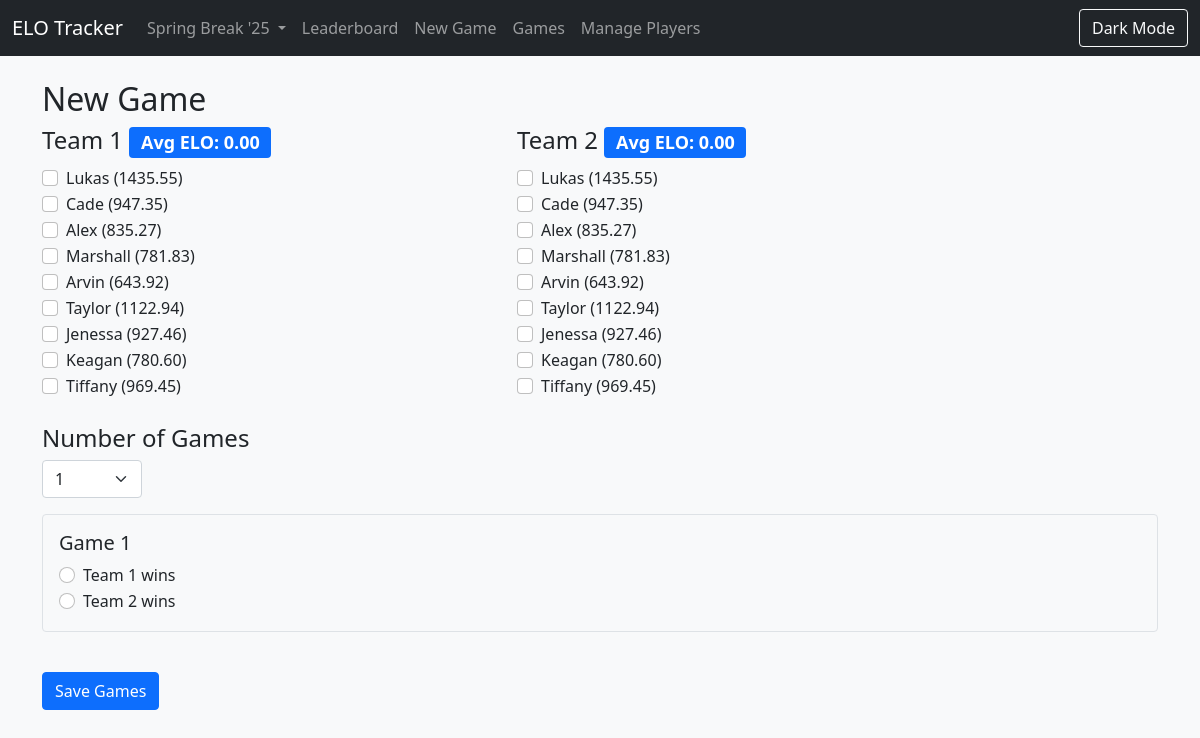
Page /new_game on the committed database.
### models.py (models this page shows)
class Series(db.Model):
    id = db.Column(db.Integer, primary_key=True)
    name = db.Column(db.String(80), nullable=False)
    description = db.Column(db.String(200))
    created_at = db.Column(db.DateTime, default=datetime.utcnow)
    players = db.relationship('Player', backref='series', lazy=True, cascade="all, delete-orphan")
    games = db.relationship('Game', backref='series', lazy=True, cascade="all, delete-orphan")

class Player(db.Model):
    id = db.Column(db.Integer, primary_key=True)
    name = db.Column(db.String(80), nullable=False)
    elo = db.Column(db.Float, default=1000)
    starting_elo = db.Column(db.Float, default=1000)
    series_id = db.Column(db.Integer, db.ForeignKey('series.id'), nullable=False)
    __table_args__ = (db.UniqueConstraint('name', 'series_id', name='unique_player_per_series'),)

### app.py (the view, shortened to what this page needs)
@app.route('/new_game', methods=['GET', 'POST'])
def new_game():
    series_id = session.get('current_series_id')
    current_series = Series.query.get(series_id)
    players = Player.query.filter_by(series_id=series_id).all()
    all_series = Series.query.all()
    return render_template('new_game.html',
                          players=players,
                          current_series=current_series,
                          all_series=all_series)

### app.py (called while the page is built)
@app.before_request
def ensure_series_selected():
    if request.endpoint in ['static']:
        return
    if Series.query.count() == 0:
        default_series = Series(name="Default Series", description="Initial ranking series")
        db.session.add(default_series)
        db.session.commit()
    if 'current_series_id' not in session:
        default_series = Series.query.first()
        session['current_series_id'] = default_series.id

### templates/new_game.html (shortened to what this page needs)
{% extends "base.html" %}
{% block content %}
<h2>New Game</h2>
<form method="POST">
    <div class="row">
        <div class="col-md-5">
            <h4>Team 1 <span class="badge bg-primary" id="team1-avg-elo">Avg ELO: 0</span></h4>
            {% for player in players %}
            <div class="form-check">
                <input class="form-check-input team-selector" type="checkbox" name="team1" value="{{ player.id }}"
                       id="team1_{{ player.id }}" data-player-elo="{{ player.elo }}" data-team="1">
                <label class="form-check-label" for="team1_{{ player.id }}">
                    {{ player.name }} ({{ "%.2f"|format(player.elo) }})
                </label>
            </div>
            {% endfor %}
        </div>
        <div class="col-md-5">
            <h4>Team 2 <span class="badge bg-primary" id="team2-avg-elo">Avg ELO: 0</span></h4>
            {% for player in players %}
            <div class="form-check">
                <input class="form-check-input team-selector" type="checkbox" name="team2" value="{{ player.id }}"
                       id="team2_{{ player.id }}" data-player-elo="{{ player.elo }}" data-team="2">
                <label class="form-check-label" for="team2_{{ player.id }}">
                    {{ player.name }} ({{ "%.2f"|format(player.elo) }})
                </label>
            </div>
            {% endfor %}
        </div>
    </div>
    <div class="mt-4">
        <h4>Number of Games</h4>
        <select id="game-count" name="game_count" class="form-select mb-3" style="max-width: 100px;">
            <option value="1">1</option>
        </select>
        <div id="games-container">
        </div>
    </div>
    <button type="submit" class="btn btn-primary mt-4">Save Games</button>
</form>
{% endblock %}

### templates/base.html (shortened to what this page needs)
<!DOCTYPE html>
<html>
<head>
    <link href="https://cdn.jsdelivr.net/npm/bootstrap@5.1.3/dist/css/bootstrap.min.css" rel="stylesheet">
    <link rel="stylesheet" href="https://cdn.jsdelivr.net/npm/bootstrap-icons@1.8.0/font/bootstrap-icons.css">
    <link rel="stylesheet" href="https://code.jquery.com/ui/1.13.1/themes/base/jquery-ui.css">
</head>
<body class="light-mode">
    <nav class="navbar navbar-expand-lg navbar-dark bg-dark">
        <div class="container-fluid">
            <a class="navbar-brand" href="{{ url_for('index') }}">ELO Tracker</a>
            <div class="collapse navbar-collapse" id="navbarNav">
                <ul class="navbar-nav me-auto">
                    <li class="nav-item dropdown">
                        <a class="nav-link dropdown-toggle" href="#" id="seriesDropdown" role="button"
                           data-bs-toggle="dropdown" aria-expanded="false">
                            {% if current_series %}
                                {{ current_series.name }}
                            {% else %}
                                Select Series
                            {% endif %}
                        </a>
                    </li>
                    <li class="nav-item">
                        <a class="nav-link" href="{{ url_for('index') }}">Leaderboard</a>
                    </li>
                    <li class="nav-item">
                        <a class="nav-link" href="{{ url_for('new_game') }}">New Game</a>
                    </li>
                    <li class="nav-item">
                        <a class="nav-link" href="{{ url_for('games') }}">Games</a>
                    </li>
                    <li class="nav-item">
                        <a class="nav-link" href="{{ url_for('manage_players') }}">Manage Players</a>
                    </li>
                </ul>
                <div class="d-flex">
                    <button id="theme-toggle" class="btn btn-outline-light">
                        <span>Dark Mode</span>
                    </button>
                </div>
            </div>
        </div>
    </nav>
    <div class="container mt-4">
        {% block content %}{% endblock %}
    </div>
</body>
</html>

### templates/base.html (style rules this page uses)
:root { --light-bg-color: #f8f9fa; --light-text-color: #212529; --light-card-bg: #ffffff; --light-border-color: #dee2e6; --light-table-hover: rgba(0, 0, 0, 0.075); --dark-bg-color: #222; --dark-text-color: #f8f9fa; --dark-card-bg: #333; --dark-border-color: #444; --dark-table-hover: rgba(255, 255, 255, 0.075); }
body.light-mode { background-color: var(--light-bg-color); color: var(--light-text-color); }

### rows in the picture
Series: name "Spring Break '25"
Player: name "Lukas", elo "1435.55"
Player: name "Cade", elo "947.35"
Player: name "Alex", elo "835.27"
Player: name "Marshall", elo "781.83"
Player: name "Arvin", elo "643.92"
Player: name "Taylor", elo "1122.94"
Player: name "Jenessa", elo "927.46"
Player: name "Keagan", elo "780.60"
Player: name "Tiffany", elo "969.45"
